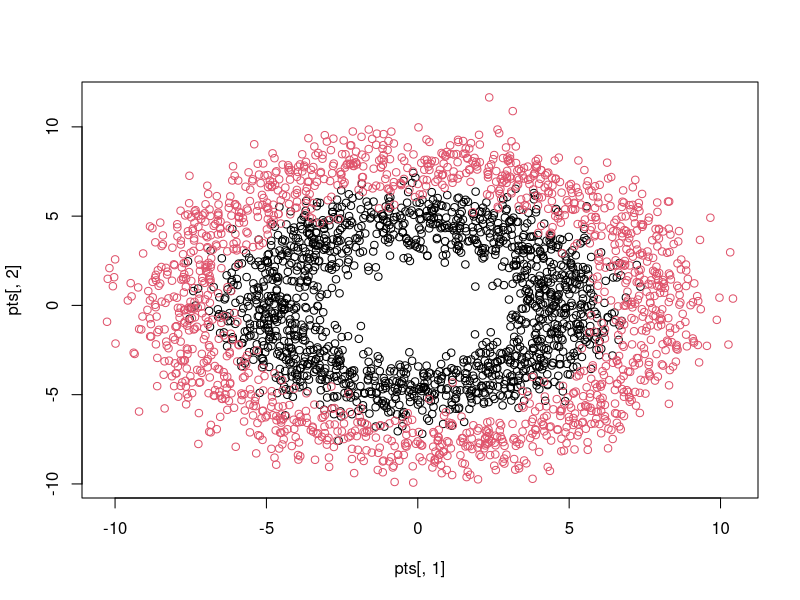
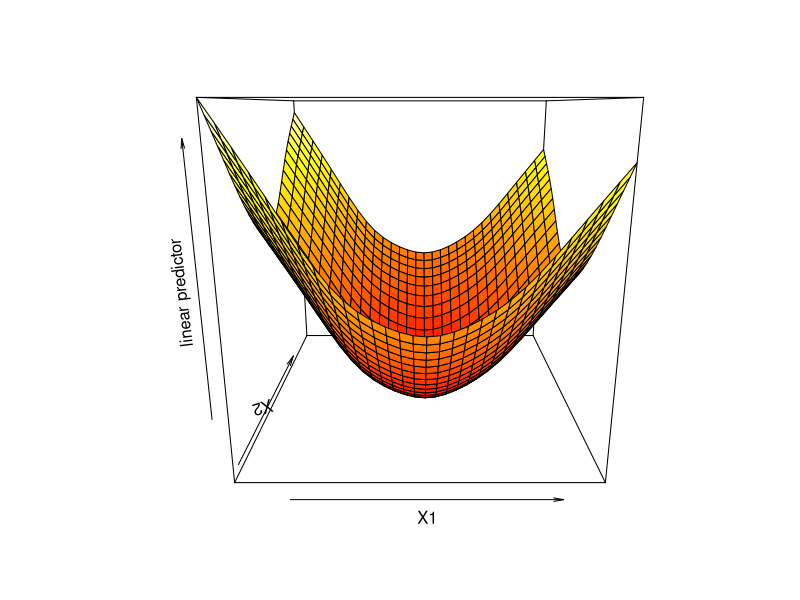
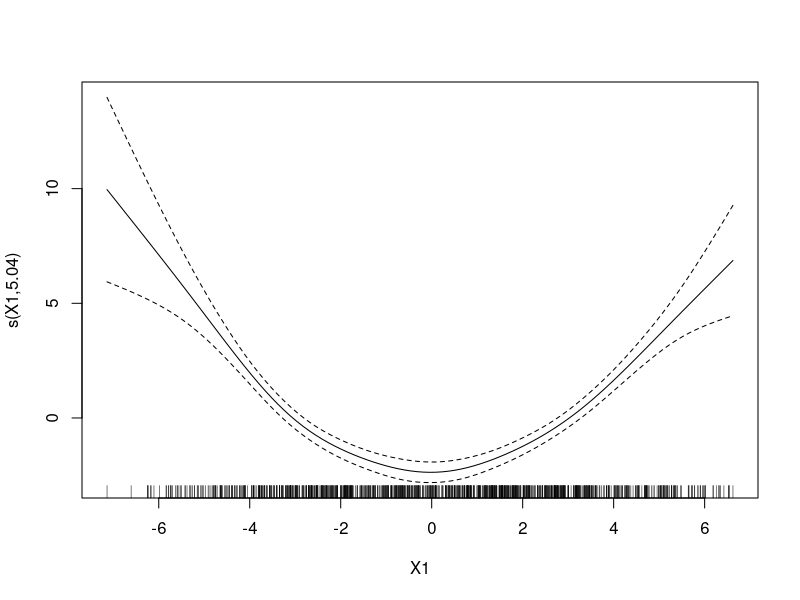
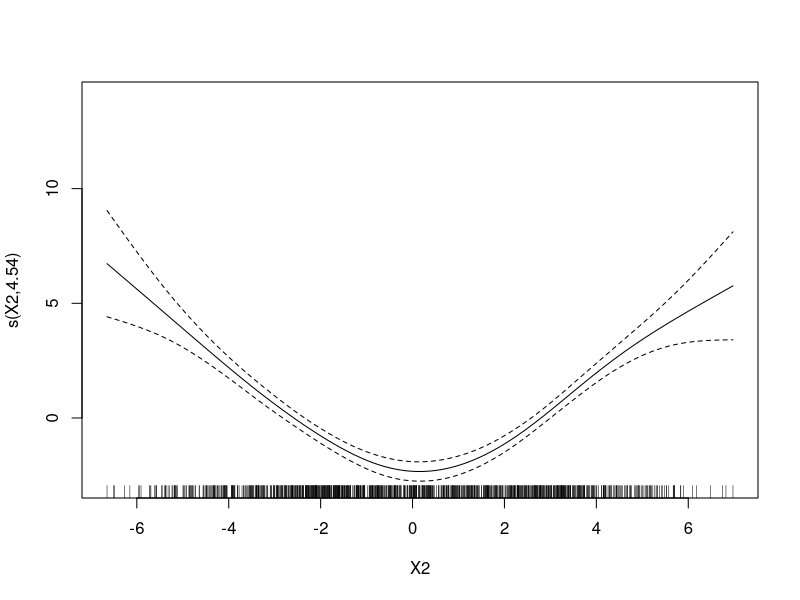
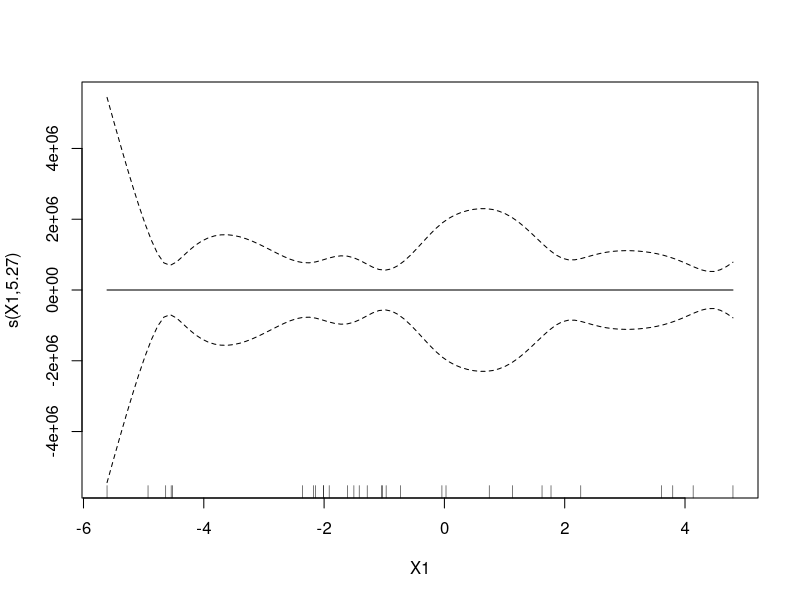
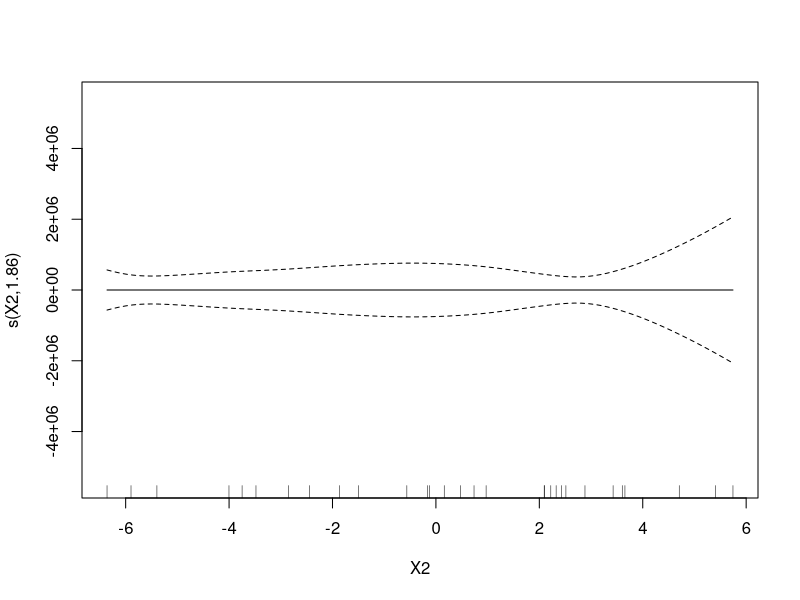

Source code (R) for these figures, in order:
## ---- chunk 1
sample.donut <- function(n, p, r1, r2) {

    # y = sample(c(1, 2), size=n, prob=c(p, 1-p), replace=TRUE
    n1 = round(n * p)
    n2 = n - n1
  
    R1 <- rnorm(n1, mean = r1)
    angle1 <- runif(n1, 0, 2 * pi)
    df1 = data.frame(X1 = R1 * cos(angle1), X2 = R1 * sin(angle1))
    
    R2 <- rnorm(n2, mean = r2)
    angle2 <- runif(n2, 0, 2 * pi)
    df2 = data.frame(X1 = R2 * cos(angle2), X2 = R2 * sin(angle2))
    
    df = rbind(df1, df2) # combine les vecteurs sous forme de multi rows
    df$y = as.factor( c(rep(1, n1), rep(2, n2)) )
    
    return(df)
}
## ---- chunk 2

pts = sample.donut(3000, 0.5, 5, 8)
plot(pts[, 1], pts[, 2], col=pts[, 3])
## ---- chunk 3
X = pts

r1 = 3
r2 = 5
  
n = 1000
p = 0.5

X.train = sample.donut(n, p, r1, r2)
X.test = sample.donut(10000, p, r1, r2)

library(MASS)
model = lda(y ~ poly(X1, 2) + poly(X2, 2), data = X.train)
pred = predict(model, newdata = X.test)$class

mean(pred == X.test$y)
## ---- chunk 4
library(mclust)

mc = MclustDA(X.train[,-3], X.train$y)
# plot(mc)
## ---- chunk 5
pred = predict(mc, X.test[,-3])$classification

mean(pred == X.test$y)
## ---- chunk 6
library(mgcv)

X.train$y = as.factor(X.train$y)

model = gam(y ~ s(X1) + s(X2), data=X.train, family = binomial)
vis.gam(model)
plot(model)
## ---- chunk 7
X.test$y = as.factor(X.test$y)

probs = predict(model, newdata=X.test, type="response")

pred = ifelse(probs < 0.5, 1, 2)
pred = as.factor(pred)

mean(pred == X.test$y)
## ---- chunk 8
X.train = sample.donut(30, p, r1, r2)
X.test = sample.donut(10000, p, r1, r2)

library(MASS)
model = lda(y ~ poly(X1, 2) + poly(X2, 2), data = X.train)
pred = predict(model, newdata = X.test)$class

mean(pred == X.test$y)
## ---- chunk 9
mc = MclustDA(X.train[,-3], X.train$y)
pred = predict(mc, X.test[,-3])$classification

mean(pred == X.test$y)
## ---- chunk 10
X.train$y = as.factor(X.train$y)
model = gam(y ~ s(X1) + s(X2), data=X.train, family = binomial)

X.test$y = as.factor(X.test$y)

probs = predict(model, newdata=X.test, type="response")

pred = ifelse(probs > 0.5, 1, 2)
pred = as.factor(pred)

mean(pred != X.test$y)

plot(model)
